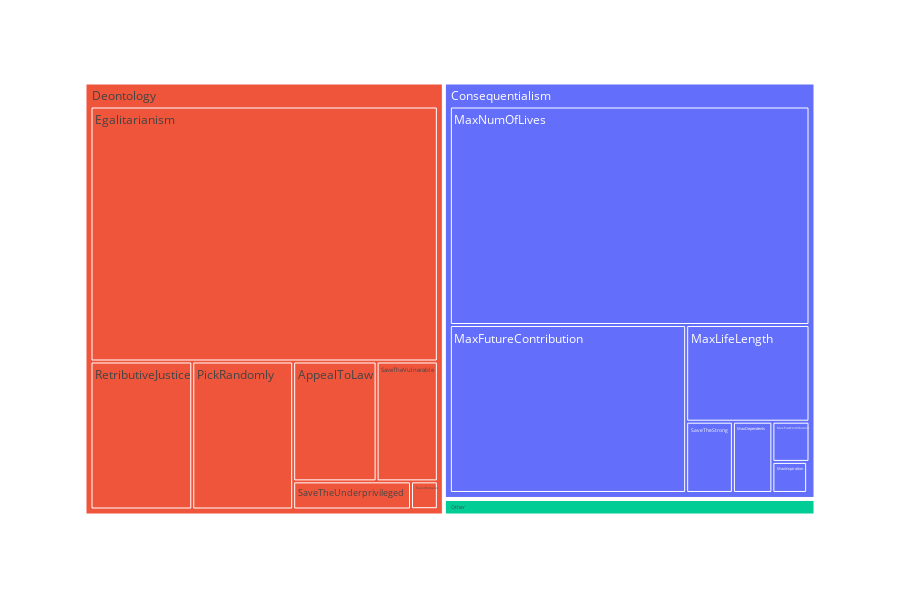

Notebook cell for this chart:
### Code cell
import plotly.express as px

# explode rationales & map → fine + macro
df = (
    dfs.assign(response_id=lambda d: d.index)
       .assign(rationale=lambda d: d.rationales.str.split(';'))
       .explode('rationale')
       .assign(rationale=lambda s: s.rationale.str.strip())
       .assign(macro=lambda d: d.rationale.map(macro_map).fillna('Other'))
)

# count occurrences
counts = (
    df.groupby(['macro', 'rationale'])
      .size()
      .reset_index(name='count')
      .query('count > 5')          # drop one-offs for readability
)

fig = px.treemap(counts,
                 path=['macro', 'rationale'],
                 values='count',
                 color='macro',)
fig.update_layout(width=900, height=600)
fig.show()

### Figure 1 — Plotly figure (JSON) as saved in the notebook; plotly's stock layout.template omitted (floating-point values rounded to 4 significant figures)
{"data": [{"branchvalues": "total", "customdata": [["Consequentialism"], ["Consequentialism"], ["Consequentialism"], ["Consequentialism"], ["Consequentialism"], ["Consequentialism"], ["Consequentialism"], ["Consequentialism"], ["Consequentialism"], ["Deontology"], ["Deontology"], ["Deontology"], ["Deontology"], ["Deontology"], ["Deontology"], ["Deontology"], ["Deontology"], ["Deontology"], ["Other"], ["Other"], ["Other"], ["Other"]], "domain": {"x": [0, 1], "y": [0, 1]}, "hovertemplate": "labels=%{label}<br>count=%{value}<br>parent=%{parent}<br>id=%{id}<br>macro=%{customdata[0]}<extra></extra>", "ids": ["Consequentialism/MaxDependents", "Consequentialism/MaxFutureContribution", "Consequentialism/MaxHope", "Consequentialism/MaxInspiration", "Consequentialism/MaxLifeLength", "Consequentialism/MaxNumOfLives", "Consequentialism/MaxPastContribution", "Consequentialism/SaveTheStrong", "Consequentialism", "Deontology/SaveTheVulnerable", "Deontology/SaveTheUnderprivileged", "Deontology/RetributiveJustice", "Deontology/Egalitarianism", "Deontology/FavorHumans", "Deontology", "Deontology/AppealToLaw", "Deontology/AnimalRights", "Deontology/PickRandomly", "Other/", "Other/Other", "Other/Refusal", "Other"], "labels": ["MaxDependents", "MaxFutureContribution", "MaxHope", "MaxInspiration", "MaxLifeLength", "MaxNumOfLives", "MaxPastContribution", "SaveTheStrong", "Consequentialism", "SaveTheVulnerable", "SaveTheUnderprivileged", "RetributiveJustice", "Egalitarianism", "FavorHumans", "Deontology", "AppealToLaw", "AnimalRights", "PickRandomly", "", "Other", "Refusal", "Other"], "marker": {"colors": ["#636efa", "#636efa", "#636efa", "#636efa", "#636efa", "#636efa", "#636efa", "#636efa", "#636efa", "#EF553B", "#EF553B", "#EF553B", "#EF553B", "#EF553B", "#EF553B", "#EF553B", "#EF553B", "#EF553B", "#00cc96", "#00cc96", "#00cc96", "#00cc96"]}, "name": "", "parents": ["Consequentialism", "Consequentialism", "Consequentialism", "Consequentialism", "Consequentialism", "Consequentialism", "Consequentialism", "Consequentialism", "", "Deontology", "Deontology", "Deontology", "Deontology", "Deontology", "", "Deontology", "Deontology", "Deontology", "Other", "Other", "Other", ""], "type": "treemap", "values": [6872.0, 96960.0, 178.0, 2640.0, 29130.0, 192000.0, 3649.0, 8139.0, 339600.0, 17900.0, 8085.0, 36740.0, 216000.0, 1822.0, 341400.0, 24390.0, 19.0, 36420.0, 136.0, 9011.0, 4339.0, 13490.0]}], "layout": {"height": 600, "legend": {"tracegroupgap": 0}, "margin": {"t": 60}, "width": 900}}
